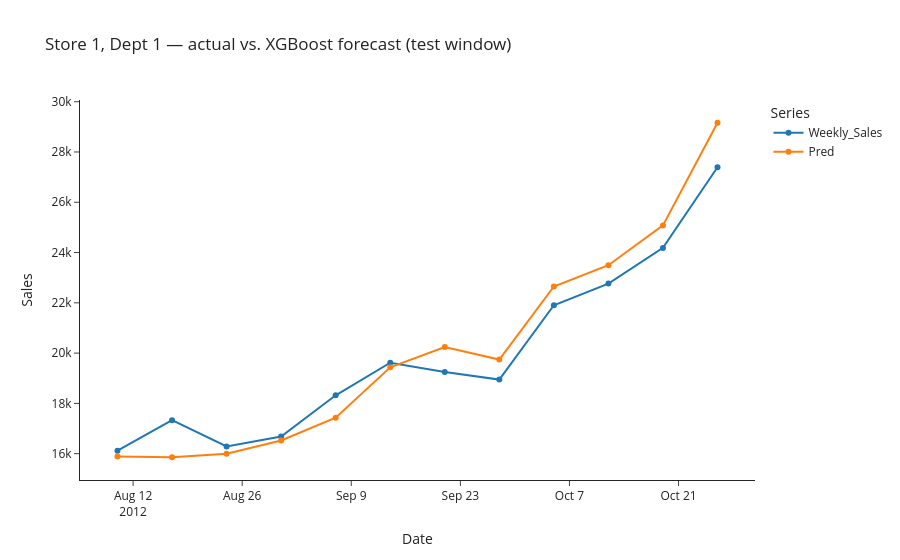

Notebook code for this chart:
### Markdown cell above
## Visualizing the Forecast

Looking at predictions on a single series helps build intuition for where
the model wins and where it loses.

### Code cell
series = (
    test.assign(Pred=xgb_pred).query("Store == 1 and Dept == 1").sort_values("Date")
)

plot_df = series.melt(
    id_vars="Date",
    value_vars=["Weekly_Sales", "Pred"],
    var_name="Series",
    value_name="Sales",
)

fig = px.line(
    plot_df,
    x="Date",
    y="Sales",
    color="Series",
    markers=True,
    title="Store 1, Dept 1 — actual vs. XGBoost forecast (test window)",
    template="simple_white",
)
fig.show()

### Figure 1 — Plotly figure (JSON) as saved in the notebook; plotly's stock layout.template omitted (floating-point values rounded to 4 significant figures)
{"data": [{"hovertemplate": "Series=Weekly_Sales<br>Date=%{x}<br>Sales=%{y}<extra></extra>", "legendgroup": "Weekly_Sales", "line": {"color": "#1F77B4", "dash": "solid"}, "marker": {"symbol": "circle"}, "mode": "lines+markers", "name": "Weekly_Sales", "orientation": "v", "showlegend": true, "type": "scatter", "x": ["2012-08-10T00:00:00.000000000", "2012-08-17T00:00:00.000000000", "2012-08-24T00:00:00.000000000", "2012-08-31T00:00:00.000000000", "2012-09-07T00:00:00.000000000", "2012-09-14T00:00:00.000000000", "2012-09-21T00:00:00.000000000", "2012-09-28T00:00:00.000000000", "2012-10-05T00:00:00.000000000", "2012-10-12T00:00:00.000000000", "2012-10-19T00:00:00.000000000", "2012-10-26T00:00:00.000000000"], "xaxis": "x", "y": [16120.0, 17330.0, 16290.0, 16680.0, 18320.0, 19620.0, 19250.0, 18950.0, 21900.0, 22760.0, 24190.0, 27390.0], "yaxis": "y"}, {"hovertemplate": "Series=Pred<br>Date=%{x}<br>Sales=%{y}<extra></extra>", "legendgroup": "Pred", "line": {"color": "#FF7F0E", "dash": "solid"}, "marker": {"symbol": "circle"}, "mode": "lines+markers", "name": "Pred", "orientation": "v", "showlegend": true, "type": "scatter", "x": ["2012-08-10T00:00:00.000000000", "2012-08-17T00:00:00.000000000", "2012-08-24T00:00:00.000000000", "2012-08-31T00:00:00.000000000", "2012-09-07T00:00:00.000000000", "2012-09-14T00:00:00.000000000", "2012-09-21T00:00:00.000000000", "2012-09-28T00:00:00.000000000", "2012-10-05T00:00:00.000000000", "2012-10-12T00:00:00.000000000", "2012-10-19T00:00:00.000000000", "2012-10-26T00:00:00.000000000"], "xaxis": "x", "y": [15890.0, 15860.0, 16000.0, 16520.0, 17430.0, 19440.0, 20240.0, 19740.0, 22650.0, 23500.0, 25080.0, 29160.0], "yaxis": "y"}], "layout": {"legend": {"title": {"text": "Series"}, "tracegroupgap": 0}, "title": {"text": "Store 1, Dept 1 — actual vs. XGBoost forecast (test window)"}, "xaxis": {"anchor": "y", "domain": [0, 1], "title": {"text": "Date"}}, "yaxis": {"anchor": "x", "domain": [0, 1], "title": {"text": "Sales"}}}}
